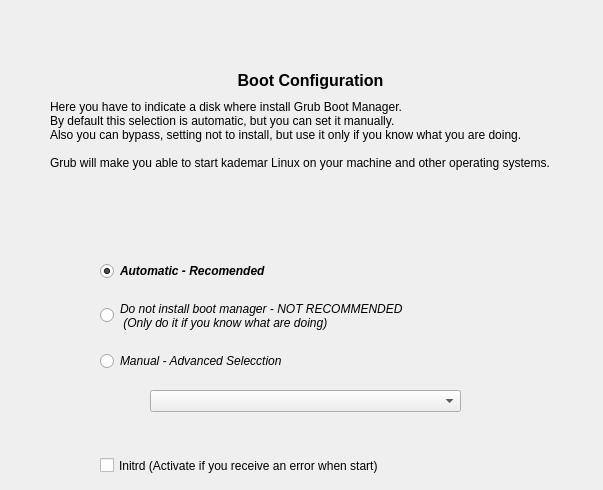
   <widget class="QWidget" name="p_mbr" >
    <widget class="QLabel" name="label_30" >
     <property name="geometry" >
      <rect>
       <x>50</x>
       <y>100</y>
       <width>511</width>
       <height>111</height>
      </rect>
     </property>
     <property name="text" >
      <string>Here you have to indicate a disk where install Grub Boot Manager.
By default this selection is automatic, but you can set it manually.
Also you can bypass, setting not to install, but use it only if you know what you are doing.

Grub will make you able to start kademar Linux on your machine and other operating systems.</string>
     </property>
     <property name="alignment" >
      <set>Qt::AlignLeading|Qt::AlignLeft|Qt::AlignTop</set>
     </property>
     <property name="wordWrap" >
      <bool>true</bool>
     </property>
    </widget>
    <widget class="QRadioButton" name="rb_man" >
     <property name="geometry" >
      <rect>
       <x>100</x>
       <y>350</y>
       <width>381</width>
       <height>22</height>
      </rect>
     </property>
     <property name="font" >
      <font>
       <italic>true</italic>
      </font>
     </property>
     <property name="text" >
      <string>Manual - Advanced Selecction</string>
     </property>
    </widget>
    <widget class="QRadioButton" name="rb_auto" >
     <property name="geometry" >
      <rect>
       <x>100</x>
       <y>260</y>
       <width>331</width>
       <height>22</height>
      </rect>
     </property>
     <property name="font" >
      <font>
       <weight>75</weight>
       <italic>true</italic>
       <bold>true</bold>
      </font>
     </property>
     <property name="text" >
      <string>Automatic - Recomended</string>
     </property>
     <property name="checked" >
      <bool>true</bool>
     </property>
    </widget>
    <widget class="QRadioButton" name="rb_no" >
     <property name="geometry" >
      <rect>
       <x>100</x>
       <y>290</y>
       <width>411</width>
       <height>51</height>
      </rect>
     </property>
     <property name="font" >
      <font>
       <italic>true</italic>
      </font>
     </property>
     <property name="text" >
      <string>Do not install boot manager - NOT RECOMMENDED
 (Only do it if you know what are doing)</string>
     </property>
    </widget>
    <widget class="QLabel" name="l_titol_6" >
     <property name="geometry" >
      <rect>
       <x>30</x>
       <y>70</y>
       <width>561</width>
       <height>20</height>
      </rect>
     </property>
     <property name="font" >
      <font>
       <pointsize>12</pointsize>
       <weight>75</weight>
       <bold>true</bold>
      </font>
     </property>
     <property name="text" >
      <string>Boot Configuration</string>
     </property>
     <property name="alignment" >
      <set>Qt::AlignCenter</set>
     </property>
    </widget>
    <widget class="QComboBox" name="cb_mbr" >
     <property name="geometry" >
      <rect>
       <x>150</x>
       <y>390</y>
       <width>311</width>
       <height>22</height>
      </rect>
     </property>
    </widget>
    <widget class="QCheckBox" name="ch_initrd" >
     <property name="geometry" >
      <rect>
       <x>100</x>
       <y>450</y>
       <width>411</width>
       <height>31</height>
      </rect>
     </property>
     <property name="text" >
      <string>Initrd (Activate if you receive an error when start)</string>
     </property>
    </widget>
    <widget class="QLabel" name="label_13" >
     <property name="geometry" >
      <rect>
       <x>530</x>
       <y>20</y>
       <width>64</width>
       <height>64</height>
      </rect>
     </property>
     <property name="text" >
      <string/>
     </property>
     <property name="pixmap" >
      <pixmap>../../../../../usr/share/kademar/utils/instalador/img/reboot.png</pixmap>
     </property>
    </widget>
   </widget>
